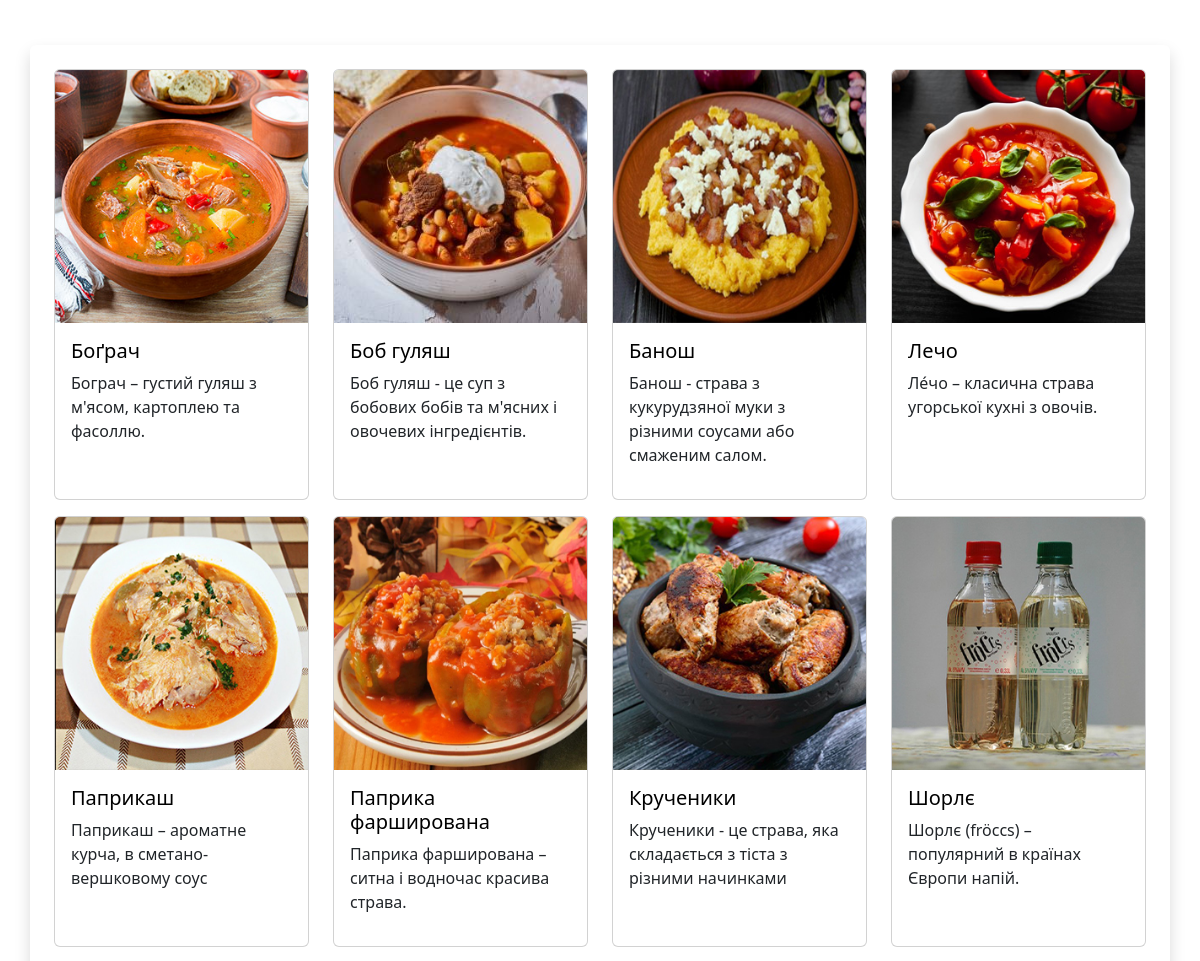
/ (middle part), run on an earlier commit of the app's database.
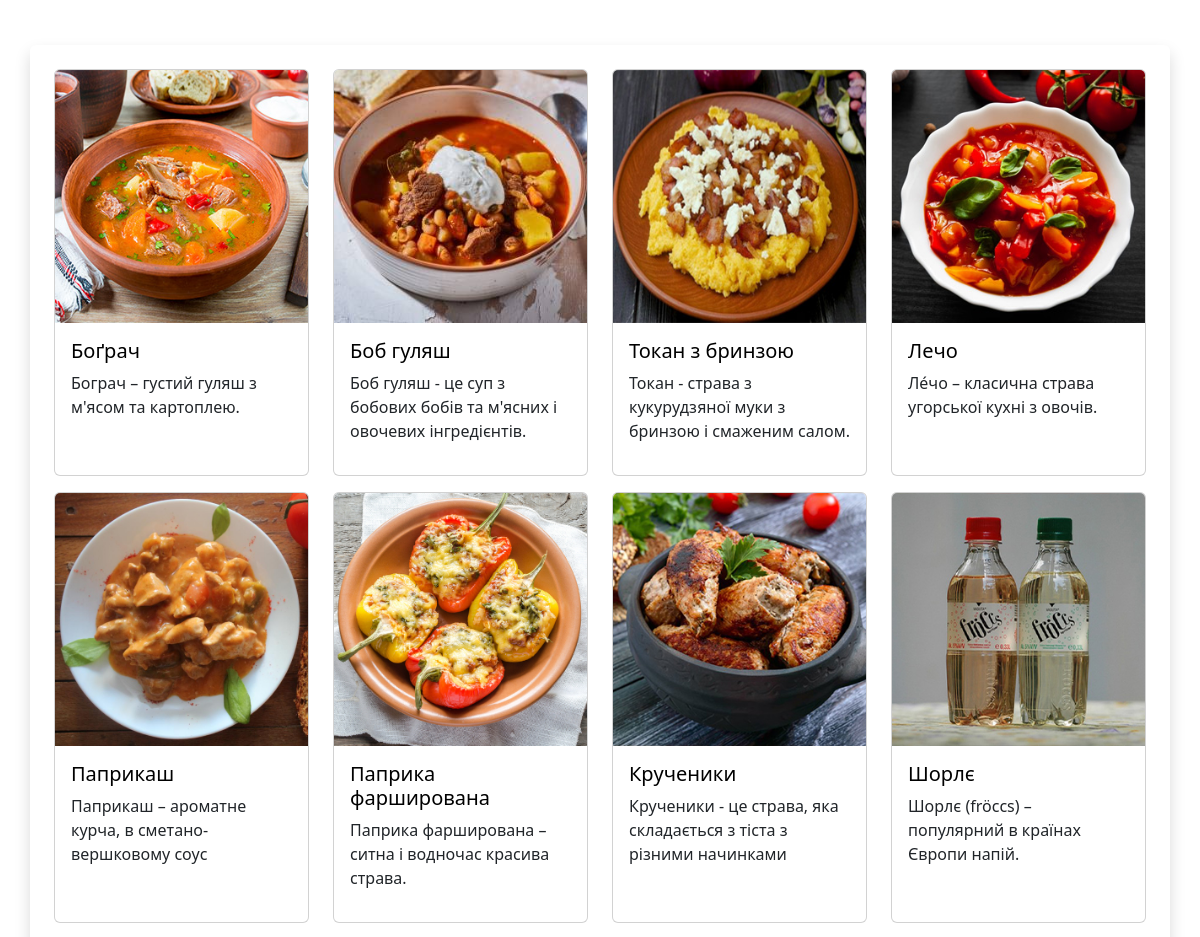
And on a later commit of the database.
### recipes_app/models.py (models this page shows, shortened)
class Recipes(models.Model):
    name = models.CharField('Назва страв', max_length=20, blank=False)
    food_type = models.CharField('Тип їжі', max_length=20, blank=False, default='')
    short_desc = models.TextField('Короткий опис', max_length=80, blank=False)
    img = models.ImageField(null=True, blank=True, upload_to="media/", verbose_name='img')
    text = RichTextUploadingField('Recipe')
    text_second = models.TextField('text', default='-')
    text_third = models.TextField('text', default='-')

### recipes_app/views.py (the view)
# urls.py: path('', main_page, name='index'),
def main_page(request):
    recipes = Recipes.objects.all()
    return render(request, 'index.html', {'recipes': recipes})

### templates/index.html (shortened to what this page needs)
{% extends 'base.html' %}
{% load static %}
{% block content %}
<div class="recipe-item">
    <div class="container shadow p-4 mb-5 mt-5 bg-body rounded">
        <div class="row gy-3">
            {%  for i in recipes %}
            <div class="col-lg-3 col-md-4 col-sm-6">
                <div class="card h-100 mb-3">
                    <a href="{{i.id}}"><img src="{{i.img.url}}" class="card-img-top" alt="..."></a>
                    <div class="card-body">
                        <a href="{{i.id}}">
                            <h5 class="card-title">{{i.name}}</h5>
                        </a>
                        <p class="card-text">{{i.short_desc}}</p>
                    </div>
                </div>
            </div>
            {% endfor %}
        </div>
    </div>
</div>
{% endblock content %}

What changed in the data, as far as the page shows it:
changed Recipes "Боґрач": short_desc "Бограч – густий гуляш з м'ясом, картоплею та фасоллю." → "Бограч – густий гуляш з м'ясом та картоплею."
changed Recipes: name "Банош" → "Токан з бринзою"; short_desc "Банош - страва з кукурудзяної муки з різними соусами або смаженим салом." → "Токан - страва з кукурудзяної муки з бринзою і смаженим салом."
changed Recipes "Паприкаш": img: a different picture
changed Recipes "Паприка фарширована": img: a different picture
